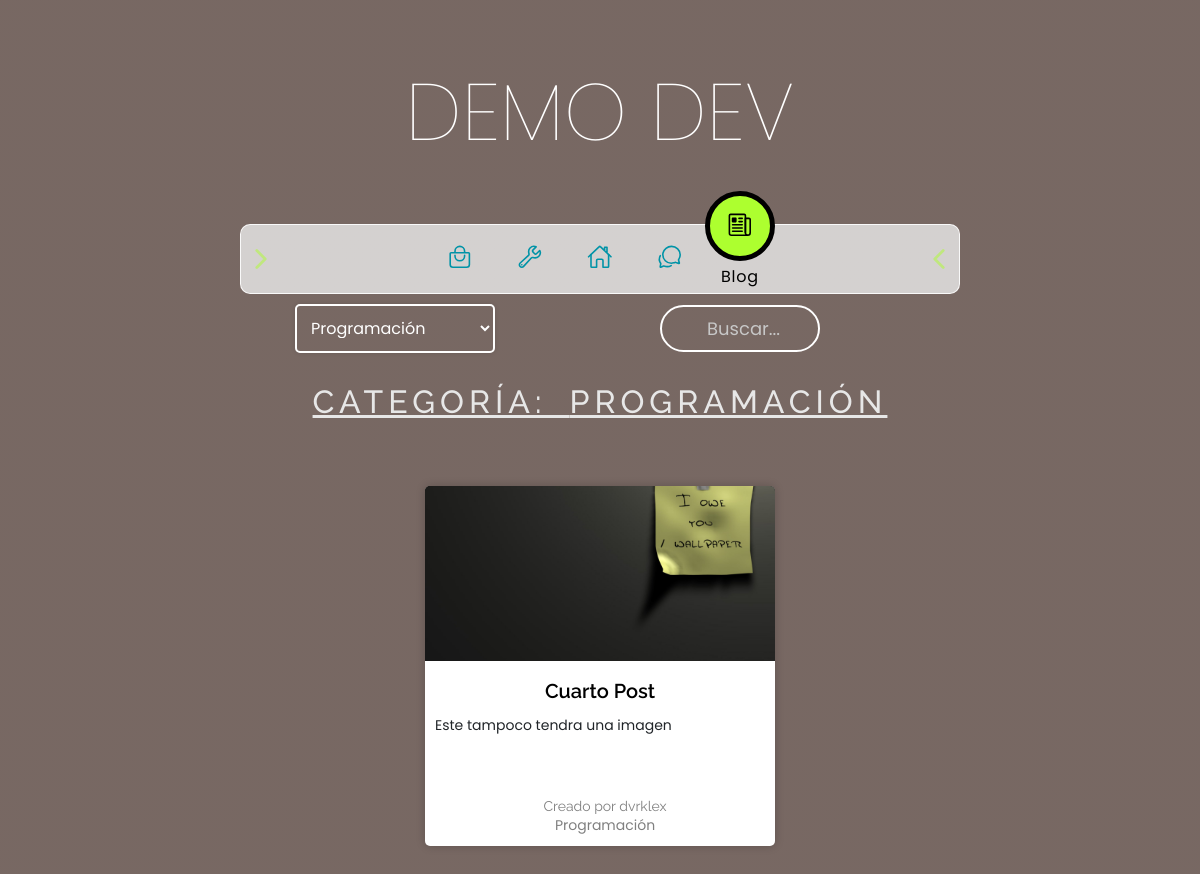
Page /blog/categoria/2/ on the earlier database version.
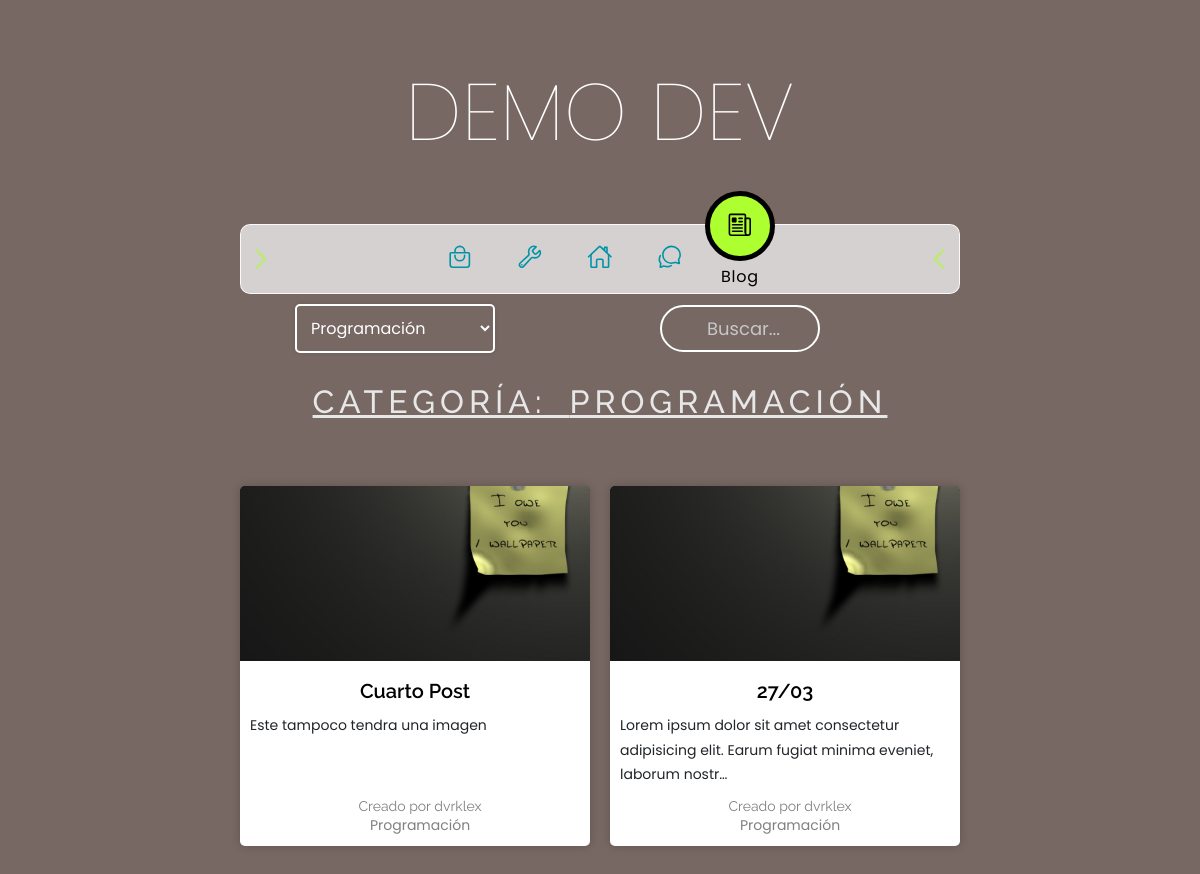
Same page on the later database version.
### blog/models.py (models this page shows, shortened)
class Post(models.Model):
    titulo = models.CharField(max_length=50)
    contenido = models.TextField()
    imagen = models.ImageField(upload_to='post', null=True, blank=True) #opcional cargar una imagen en cada post
    autor = models.ForeignKey(User, on_delete=models.CASCADE) #eliminar en cascada todos los post de un usuario
    categoria = models.ManyToManyField(Categoria) #relación mucho a mucho
    created = models.DateTimeField(auto_now_add=True)
    updated = models.DateTimeField(auto_now_add=True)
    class Meta:
        verbose_name = 'post'
        verbose_name_plural = 'posts'

class Categoria(models.Model):
    nombre = models.CharField(max_length=50)
    created = models.DateTimeField(auto_now_add=True) #cuando se crea el registro
    updated = models.DateTimeField(auto_now_add=True) #cuando se actualiza el registro
    class Meta:
        verbose_name = 'categoria'
        verbose_name_plural = 'categorias'

### blog/views.py (the view)
# urls.py: path('categoria/<int:categoria_id>/', views.categoria, name='categoria'),
def categoria(request, categoria_id):
    view_name = 'Categoria'
    context = {
        "css_file":"blog/css/blog.css",
        "subMenu":"blog/css/sub_nav.css",
        "busqueda":"blog/css/busqueda.css",
        "catFilter":"blog/css/post.css"
        }
    categoria = Categoria.objects.get(id=categoria_id)
    posts = Post.objects.filter(categoria=categoria)
    categorias = Categoria.objects.all()
    return render(request, 'blog/categoria.html', {
        'view_name': view_name,
        'context': context,
        'categoria': categoria,
        'posts': posts,
        'categorias': categorias,
        'categoria_id': categoria_id # Pasar el categoria_id a la plantilla
    })

### blog/templates/blog/categoria.html (shortened to what this page needs)
{% extends '../webProject_app/base.html' %}
{% load static %}
{% block css_file %}
    <link href="{% static context.css_file %}" rel="stylesheet">
    <link href="{% static context.subMenu %}" rel="stylesheet">
    <link href="{% static context.busqueda %}" rel="stylesheet">
    <link href="{% static context.catFilter %}" rel="stylesheet">
{% endblock %}
{% block content %}
    <div class="sub_menu">
        <div class="dropdown">
            <select onchange="location = this.value;">
                {% for categoria in categorias %}
                    {% if categoria.id == categoria_id %}
                        <option value="{% url 'categoria' categoria.id %}" selected>{{ categoria.nombre }}</option>
                    {% else %}
                        <option value="{% url 'categoria' categoria.id %}">{{ categoria.nombre }}</option>
                    {% endif %}
                {% endfor %}
            </select>
        </div>
        <form method="get" action="{% url 'buscar' %}">
            <div class="search_bar">
                <input type="search" name="search" id="search" placeholder="Buscar...">
            </div>
        </form>
    </div>
    <h2 class="titulo_cat_filtro">Categoría: {{categoria.nombre}}</h2>
    <div class="posts_container">
        {% for post in posts %}
        {% if post.imagen %}
        <div class="post_w_img">
            <div class="post_header">
                    <img src="{{ post.imagen.url }}" alt="{{ post.titulo }}" class="card_img">
            </div>
            <div class="post_card_body">
                <a href="{% url 'view_post' post.id %}"class='viewpost'><h2 class="post_card_title">{{ post.titulo }}</h2></a>
                <p class="post_card_content">{{ post.contenido|truncatechars:100 }}</p>
            </div>
            <div class="post_card_footer">
                <h3>Creado por {{ post.autor }}</h3>
                {% for categorias in post.categoria.all %}
                    <a href="{% url 'categoria' categorias.id %}" class="postcategory"><span class="post_card_category">{{ categorias.nombre }}</span></a>
                {% endfor %}
              </div>
        </div>
    {% else %}
        <div class="post_w_img">
            <div class="post_header">
                    <img src="{% static 'blog/img/post_sin_img.jpg' %}" alt="{{ post.titulo }}" class="card_img">
            </div>
            <div class="post_card_body">
                <a href="{% url 'view_post' post.id %}"class='viewpost'><h2 class="post_card_title">{{ post.titulo }}</h2></a>
                <p class="post_card_content">{{ post.contenido|truncatechars:100 }}</p>
            </div>
            <div class="post_card_footer">
                <h3>Creado por {{ post.autor }}</h3>
                {% for categorias in post.categoria.all %}
                    <a href="{% url 'categoria' categorias.id %}" class="postcategory"><span class="post_card_category">{{ categorias.nombre }}</span></a>
                {% endfor %}
              </div>
        </div>
    {% endif %}
        {% endfor %}
    </div>
{% endblock %}

Differences in the rows shown:
added Post: titulo "27/03", contenido "Lorem ipsum dolor sit amet consectetur adipisicing elit. Earum fugiat minima eveniet, laborum nostr…", autor "dvrklex", Categoria (nombre "Programación")
